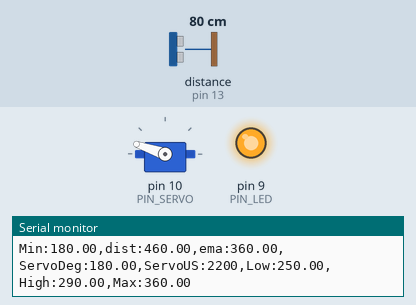
The sketch below on a simulated Arduino Uno, built with avr-gcc and run on an emulated ATmega328P. Parts: servo, output pins drawn as LEDs (lit = HIGH), the last lines printed to the serial monitor. Wiring (inferred from the names in the program): ultrasonic range finder: trigger pin 12; echo pin 13. The test bench sets the inputs (shaded band); at power-on: distance to the obstacle (sensor on pin 13) 80 cm. The echo pulse lasts 58.3 µs per cm; pins used as bus, display or sensor lines are not drawn.

Above: at 1.2 s.
1.3 s: distance to the obstacle (sensor on pin 13) set to 18 cm
At 1.45 s:
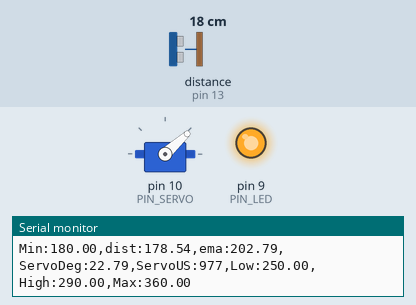
At 2.1 s:
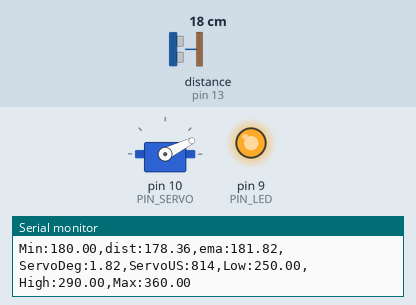
3.2 s: distance to the obstacle (sensor on pin 13) set to 35 cm
At 4.2 s:
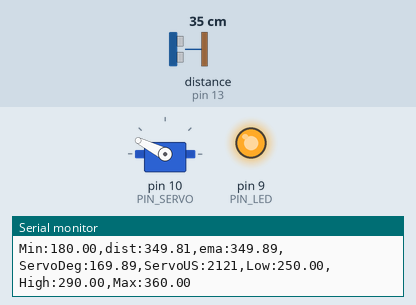
Timing chart, 0 to 6.2 s (numbered marks = the images above; inputs shaded):
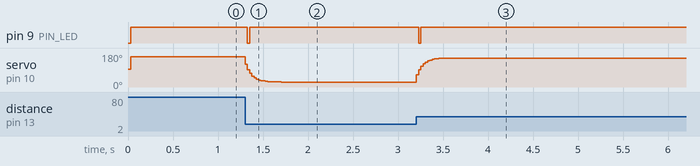

The sketch:

11_example_2.ino
```cpp
#include <Servo.h>

// Arduino pin assignment
#define PIN_LED   9    // LED active-low
#define PIN_TRIG  12   // sonar sensor TRIGGER
#define PIN_ECHO  13   // sonar sensor ECHO
#define PIN_SERVO 10   // servo motor

// configurable parameters for sonar
#define SND_VEL 346.0      // sound velocity at 24°C (m/s)
#define INTERVAL 25        // sampling interval (ms)
#define PULSE_DURATION 10  // ultra-sound pulse duration (us)
#define _DIST_MIN 180.0    // min distance (mm)  == 18 cm
#define _DIST_MAX 360.0    // max distance (mm)  == 36 cm

#define TIMEOUT ((INTERVAL / 2) * 1000.0)   // echo timeout (us)
#define SCALE (0.001 * 0.5 * SND_VEL)       // duration->distance (mm)

/* ---------- Filters ---------- */
#define _EMA_ALPHA 0.30     // 0~1, 1이면 EMA 미적용(샘플 그대로)

/* ---------- Target window (for LED) ---------- */
#define _TARGET_LOW  250.0  // mm  (예: 25.0 cm)
#define _TARGET_HIGH 290.0  // mm  (예: 29.0 cm)

/* ---------- Servo microseconds (모터마다 튜닝 필요) ---------- */
#define _DUTY_MIN  800   // 0°
#define _DUTY_NEU 1500   // 90°
#define _DUTY_MAX 2200   // 180°

/* ---------- Globals ---------- */
float dist_prev = _DIST_MAX;    // last valid raw (mm)
float dist_ema  = _DIST_MAX;    // EMA distance (mm)
unsigned long last_sampling_time = 0;

Servo myservo;

/* ---------- Helpers ---------- */
static inline int deg_to_us(float deg) {
  // 0~180° -> microseconds
  deg = constrain(deg, 0.0, 180.0);
  return (int)(_DUTY_MIN + (deg / 180.0f) * (_DUTY_MAX - _DUTY_MIN));
}

float USS_measure(int TRIG, int ECHO) {
  digitalWrite(TRIG, HIGH);
  delayMicroseconds(PULSE_DURATION);
  digitalWrite(TRIG, LOW);
  return pulseIn(ECHO, HIGH, TIMEOUT) * SCALE;  // mm
}

void setup() {
  pinMode(PIN_LED, OUTPUT);
  pinMode(PIN_TRIG, OUTPUT);
  pinMode(PIN_ECHO, INPUT);
  digitalWrite(PIN_TRIG, LOW);

  myservo.attach(PIN_SERVO);
  myservo.writeMicroseconds(_DUTY_NEU);  // start at 90°

  Serial.begin(57600);
  last_sampling_time = millis();
}

void loop() {
  // wait until next sampling time
  if (millis() - last_sampling_time < INTERVAL) return;
  last_sampling_time += INTERVAL;

  /* ---------- 1) 초음파 읽기 ---------- */
  float dist_raw = USS_measure(PIN_TRIG, PIN_ECHO);   // mm

  /* ---------- 2) 범위 필터 (18~36 cm만 유효) ---------- */
  float dist_filtered;
  if (dist_raw == 0.0 || dist_raw < _DIST_MIN || dist_raw > _DIST_MAX) {
    // 튀는 샘플/범위 밖이면 직전 값 유지
    dist_filtered = dist_prev;
  } else {
    dist_filtered = dist_raw;
    dist_prev = dist_raw;
  }

  /* ---------- 3) EMA 필터 ---------- */
  // EMA: y[n] = a*x[n] + (1-a)*y[n-1]
  if (_EMA_ALPHA >= 1.0f) {
    dist_ema = dist_filtered;                 // EMA 미적용 모드
  } else {
    dist_ema = _EMA_ALPHA * dist_filtered + (1.0f - _EMA_ALPHA) * dist_ema;
  }

  /* ---------- 4) 거리에 따른 서보 각도 매핑 ----------
     - d <= 180mm  -> 0°
     - 180~360mm   -> 0~180° 선형
     - d >= 360mm  -> 180°
     제어에는 EMA 값을 사용(노이즈 완화) */
  float d = dist_ema;  // 제어용 거리(mm)
  float servo_deg;
  if (d <= _DIST_MIN) {
    servo_deg = 0.0f;
  } else if (d >= _DIST_MAX) {
    servo_deg = 180.0f;
  } else {
    // 180~360mm 선형 매핑
    servo_deg = (d - _DIST_MIN) * (180.0f / (_DIST_MAX - _DIST_MIN));
  }
  int servo_us = deg_to_us(servo_deg);
  myservo.writeMicroseconds(servo_us);

  /* ---------- 5) 타깃 윈도우 LED (active-low) ----------
     - EMA 거리가 [_TARGET_LOW, _TARGET_HIGH]이면 LED ON(LOW), 아니면 OFF(HIGH) */
  if (d >= _TARGET_LOW && d <= _TARGET_HIGH) {
    digitalWrite(PIN_LED, LOW);   // ON
  } else {
    digitalWrite(PIN_LED, HIGH);  // OFF
  }

  /* ---------- 6) 플로터 친화적 시리얼 출력 ----------
     과하게 큰 값이 찍히지 않도록 상한 클리핑 */
  float clip_raw = min(dist_raw, _DIST_MAX + 100.0f);
  float clip_ema = min(dist_ema, _DIST_MAX + 100.0f);

  Serial.print("Min:");    Serial.print(_DIST_MIN);
  Serial.print(",dist:");  Serial.print(clip_raw);
  Serial.print(",ema:");   Serial.print(clip_ema);
  Serial.print(",ServoDeg:"); Serial.print(servo_deg);
  Serial.print(",ServoUS:");  Serial.print(servo_us);
  Serial.print(",Low:");   Serial.print(_TARGET_LOW);
  Serial.print(",High:");  Serial.print(_TARGET_HIGH);
  Serial.print(",Max:");   Serial.print(_DIST_MAX);
  Serial.println();
}
```

Measured:
- after the input at 1.3 s, pin 9 (PIN_LED): HIGH → LOW at once, → HIGH 0.03 s later; servo on pin 10 (PIN_SERVO): moves from 161° to 26° over 0.40 s, starting at once
- after the input at 3.2 s, pin 9 (PIN_LED): HIGH → LOW at once, → HIGH 0.02 s later; servo on pin 10 (PIN_SERVO): moves from 26° to 153° over 0.35 s, starting at once
